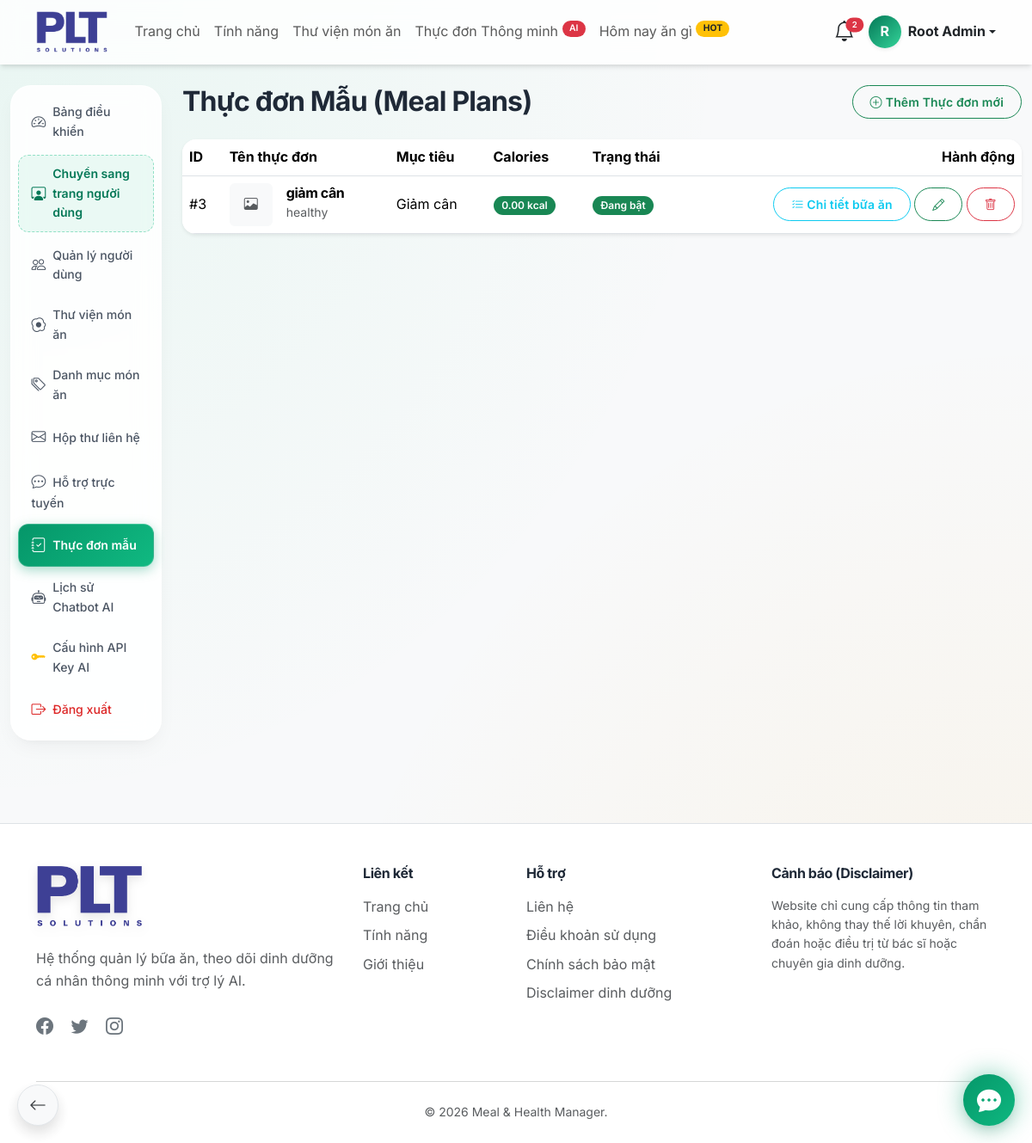
The app's page /admin/meal-plans.php (signed in) with its own data.
### tables this page shows
CREATE TABLE IF NOT EXISTS `meal_plans` (
  `id` bigint UNSIGNED NOT NULL AUTO_INCREMENT,
  `name` varchar(180) NOT NULL,
  `slug` varchar(200) NOT NULL,
  `description` text,
  `goal_type` enum('lose_weight','gain_weight','maintain_weight','gain_muscle') NOT NULL,
  `diet_type` varchar(255) DEFAULT 'normal',
  `total_calories` decimal(10,2) NOT NULL DEFAULT '0.00',
  `total_protein` decimal(10,2) NOT NULL DEFAULT '0.00',
  `total_carbs` decimal(10,2) NOT NULL DEFAULT '0.00',
  `total_fat` decimal(10,2) NOT NULL DEFAULT '0.00',
  `total_fiber` decimal(10,2) NOT NULL DEFAULT '0.00',
  `image` varchar(255) DEFAULT NULL,
  `is_premium` tinyint(1) NOT NULL DEFAULT '0',
  `status` enum('active','inactive') NOT NULL DEFAULT 'active',
  `created_by` bigint UNSIGNED DEFAULT NULL,
  `created_at` timestamp NOT NULL DEFAULT CURRENT_TIMESTAMP,
  `updated_at` timestamp NOT NULL DEFAULT CURRENT_TIMESTAMP ON UPDATE CURRENT_TIMESTAMP,
  PRIMARY KEY (`id`),
  UNIQUE KEY `slug` (`slug`),
  KEY `fk_meal_plans_created_by` (`created_by`),
  KEY `idx_meal_plans_goal` (`goal_type`),
  KEY `idx_meal_plans_status` (`status`),
  KEY `idx_meal_plans_premium` (`is_premium`)
);

### admin/meal-plans.php (the view, shortened to what this page needs)
<?php
$database = new Database();
$conn = $database->getConnection();
$stmt = $conn->query("SELECT * FROM meal_plans ORDER BY created_at DESC");
$plans = $stmt->fetchAll(PDO::FETCH_ASSOC);
require_once __DIR__ . '/../includes/header.php';
?>
<div class="container-fluid py-4">
    <div class="row">
        <div class="col-md-3 col-lg-2">
            <?php require_once __DIR__ . '/includes/sidebar.php'; ?>
        </div>
        <div class="col-md-9 col-lg-10">
            <div class="d-flex justify-content-between align-items-center mb-4">
                <h2 class="fw-bold mb-0">Thực đơn Mẫu (Meal Plans)</h2>
                <button type="button" class="btn btn-sm btn-outline-success rounded-pill" onclick="openMealPlanModal(null)">
                    <i class="bi bi-plus-circle me-1"></i>Thêm Thực đơn mới
                </button>
            </div>
            <div class="card glass-card border-0 rounded-4 shadow-sm overflow-hidden mb-4">
                <div class="card-body p-0">
                    <div class="table-responsive">
                        <table class="table table-hover align-middle mb-0 text-nowrap">
                            <thead style="background: rgba(243, 244, 246, 0.7);">
                                <tr>
                                    <th>ID</th>
                                    <th>Tên thực đơn</th>
                                    <th>Mục tiêu</th>
                                    <th>Calories</th>
                                    <th>Trạng thái</th>
                                    <th class="text-end">Hành động</th>
                                </tr>
                            </thead>
                            <tbody>
                                <?php foreach ($plans as $p): ?>
                                <tr>
                                    <td>#<?php echo $p['id']; ?></td>
                                    <td>
                                        <div class="d-flex align-items-center">
                                            <?php if ($p['image']): ?>
                                                <img src="<?php echo BASE_URL . '/uploads/meal_plans/' . $p['image']; ?>" class="rounded me-3" style="width:50px; height:50px; object-fit:cover;">
                                            <?php else: ?>
                                                <div class="bg-light rounded me-3 d-flex align-items-center justify-content-center text-muted" style="width:50px; height:50px;"><i class="bi bi-image"></i></div>
                                            <?php endif; ?>
                                            <div>
                                                <h6 class="mb-0 fw-bold"><?php echo htmlspecialchars($p['name']); ?></h6>
                                                <small class="text-muted"><?php echo htmlspecialchars($p['diet_type']); ?></small>
                                            </div>
                                        </div>
                                    </td>
                                    <td>
                                        <?php
                                            $g = $p['goal_type'];
                                            echo $g == 'lose_weight' ? 'Giảm cân' : ($g == 'gain_weight' ? 'Tăng cân' : ($g == 'gain_muscle' ? 'Tăng cơ' : 'Giữ cân'));
                                        ?>
                                    </td>
                                    <td><span class="badge bg-success"><?php echo $p['total_calories']; ?> kcal</span></td>
                                    <td>
                                        <?php if ($p['status'] == 'active'): ?>
                                            <span class="badge bg-success">Đang bật</span>
                                        <?php else: ?>
                                            <span class="badge bg-secondary">Đang tắt</span>
                                        <?php endif; ?>
                                    </td>
                                    <td class="text-end">
                                        <a href="<?php echo BASE_URL; ?>/admin/meal-plan-builder.php?id=<?php echo $p['id']; ?>" class="btn btn-sm btn-outline-info rounded-pill" title="Xây dựng thực đơn"><i class="bi bi-list-check"></i> Chi tiết bữa ăn</a>
                                        <button type="button" class="btn btn-sm btn-outline-success rounded-pill" title="Sửa" onclick='openMealPlanModal(<?php echo htmlspecialchars(json_encode($p, JSON_HEX_TAG | JSON_HEX_APOS | JSON_HEX_QUOT | JSON_HEX_AMP | JSON_UNESCAPED_UNICODE), ENT_QUOTES, "UTF-8"); ?>)'>
                                            <i class="bi bi-pencil"></i>
                                        </button>
                                        <form method="POST" class="d-inline" onsubmit="return confirm('Bạn có chắc chắn muốn xóa thực đơn này?');">
                                            <button type="submit" class="btn btn-sm btn-outline-danger rounded-pill"><i class="bi bi-trash"></i></button>
                                        </form>
                                    </td>
                                </tr>
                                <?php endforeach; ?>
                            </tbody>
                        </table>
                    </div>
                </div>
            </div>
        </div>
    </div>
</div>
<?php require_once __DIR__ . '/../includes/footer.php'; ?>

### assets/css/style.css (style rules this page uses)
:root { --primary-color: #059669; --primary-light: #34d399; --primary-dark: #047857; --primary-bg: #ecfdf5; --secondary-color: #f59e0b; --secondary-light: #fbbf24; --secondary-bg: #fffbeb; --text-color: #1f2937; --text-muted: #6b7280; --bg-color: #f3f4f6; --card-bg: #ffffff; --border-color: #e5e7eb; --gradient-primary: linear-gradient(135deg, #059669 0%, #10b981 100%); --gradient-health: linear-gradient(135deg, #047857 0%, #34d399 100%); --gradient-glow: linear-gradient(135deg, rgba(5, 150, 105, 0.4) 0%, rgba(16, 185, 129, 0) 100%); --gradient-dark: linear-gradient(135deg, #1f2937 0%, #111827 100%); --shadow-sm: 0 1px 2px 0 rgba(0, 0, 0, 0.05); --shadow-md: 0 4px 6px -1px rgba(0, 0, 0, 0.1), 0 2px 4px -1px rgba(0, 0, 0, 0.06); --shadow-lg: 0 10px 15px -3px rgba(0, 0, 0, 0.1), 0 4px 6px -2px rgba(0, 0, 0, 0.05); --shadow-glow: 0 0 20px rgba(5, 150, 105, 0.3); --radius-sm: 0.5rem; --radius-md: 1rem; --radius-lg: 1.5rem; --radius-xl: 2rem; --transition-fast: 0.15s cubic-bezier(0.4, 0, 0.2, 1); --transition-base: 0.3s cubic-bezier(0.4, 0, 0.2, 1); --transition-bounce: 0.5s cubic-bezier(0.34, 1.56, 0.64, 1); }
html { scroll-behavior: smooth; -webkit-overflow-scrolling: touch; }
body { font-family: 'Inter', -apple-system, BlinkMacSystemFont, "Segoe UI", Roboto, sans-serif; color: var(--text-color); background-color: var(--bg-color); background-image: radial-gradient(at 0% 0%, rgba(52, 211, 153, 0.08) 0px, transparent 50%), radial-gradient(at 100% 100%, rgba(245, 158, 11, 0.08) 0px, transparent 50%); background-attachment: scroll; line-height: 1.6; -webkit-font-smoothing: antialiased; }
h1, h2, h3, h4, h5, h6 { letter-spacing: -0.025em; font-weight: 700; }
.glass-card { background: rgba(255, 255, 255, 0.9); backdrop-filter: blur(10px); -webkit-backdrop-filter: blur(10px); border: 1px solid rgba(255, 255, 255, 0.8); box-shadow: var(--shadow-lg); border-radius: var(--radius-lg); }
.card { border-radius: var(--radius-md); border: 1px solid rgba(0,0,0,0.03); box-shadow: var(--shadow-md); transition: all var(--transition-bounce); background-color: var(--card-bg); }
.btn { border-radius: var(--radius-sm); font-weight: 600; padding: 0.5rem 1.25rem; transition: all var(--transition-base); letter-spacing: 0.01em; }
.badge { padding: 0.4em 0.8em; border-radius: 20px; font-weight: 600; }
.btn-outline-primary, .btn-outline-success, .btn-outline-secondary, .btn-outline-info, .btn-outline-warning, .btn-outline-danger { transition: all 0.25s cubic-bezier(0.4, 0, 0.2, 1) !important; }

### records on screen
meal_plans: id "3", name "giảm cân", diet_type "healthy", goal_type "Giảm cân", total_calories "0.00", status "Đang bật"

### other values on screen
$total_bell_count "2"
substr($_SESSION['full_name'] ?? 'U', 0, 1) "R"
$_SESSION['full_name'] "Root Admin"
APP_NAME "Meal & Health Manager"
